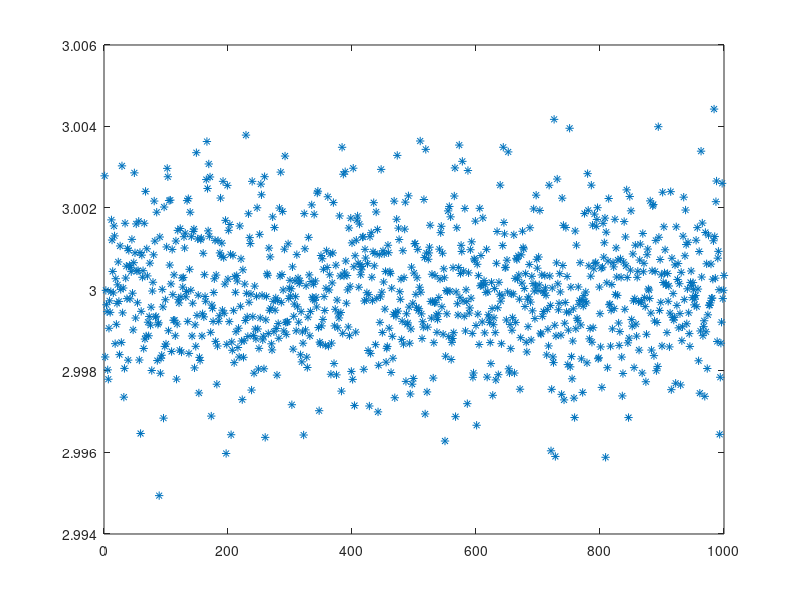

Write the MATLAB code that produced this figure. (Note: this script raises an error after producing the figure.)
%% Optimal Estimation - Homework 2 - Problem 3

clear
clc

%% Parts A & B

% Time Initialization
dt = 0.1;
t_end = 30;
t = 0:dt:t_end;
numSamps = length(t);

% Monte Carlo Initialization
numSims = 1000;

% Noise & Frequency Initialization
sigma = 0.3; % deg/s
var = sigma^2;
freq = 2;
omega = freq * (2 * pi) ; % rads/s

% Arbitrary Coefficient Initialization
a = 3;
b = 10;

% Least Squares Initialization
estSamps = 10; % # of samples used in estimate
R = var * eye(estSamps);

% Preallocation
r = zeros(numSamps,1); 
g = zeros(numSamps,1);
est = zeros(numSims,2);


for i = 1:numSims

    n = sigma * randn(numSamps,1);

    for k = 1:numSamps
       
        r(k) = 100 * sin(omega * t(k));
    
        g(k) = a * r(k) + b + n(k); % degs/s
    
    end

H = [r(1:estSamps) ones(estSamps,1)];
est(i,:) = (H' * H)^-1 * H' * g(1:estSamps);

P = (H' * R^-1 * H)^-1 ;
end

mean_est = mean(est);
std_est = std(est); % Monte Carlo Standard Deviation

std_a = sqrt(P(1,1)); % Theoretical Standard Deviation
std_b = sqrt(P(2,2));

figure
plot(1:numSims, est(:,1), '*')
hold on
yline(mean_est(1),'k','LineWidth',3)
yline(mean_est(1) + std_est(1),'r','LineWidth',3)
yline(mean_est(1) - std_est(1),'r','LineWidth',3)
title('Monte Carlo a Estimate (10 Samples)')
xlabel('Simulation #')
ylabel('Coefficient Estimate')

figure
plot(1:numSims, est(:,2), '*')
hold on
yline(mean_est(2),'k','LineWidth',3)
yline(mean_est(2) + std_est(2),'r','LineWidth',3)
yline(mean_est(2) - std_est(2),'r','LineWidth',3)
title('Monte Carlo b Estimate (10 Samples)')
xlabel('Simulation #')
ylabel('Coefficient Estimate')

clearvars

%% Part C

% Time Initialization
dt = 0.1;
t_end = 300;
t = 0:dt:t_end;
numSamps = length(t);

% Monte Carlo Initialization
numSims = 1000;

% Noise & Frequency Initialization
sigma = 0.3; % deg/s
var = sigma^2;
freq = 2;
omega = freq * (2 * pi) ; % rads/s

% Arbitrary Coefficient Initialization
a = 3;
b = 10;

% Least Squares Initialization
estSamps = 1000; % # of samples used in estimate
R = var * eye(estSamps);

% Preallocation
r = zeros(numSamps,1); 
g = zeros(numSamps,1);
est = zeros(numSims,2);


for i = 1:numSims

    n = sigma * randn(numSamps,1);

    for k = 1:numSamps
       
        r(k) = 100 * sin(omega * t(k));
    
        g(k) = a * r(k) + b + n(k); % degs/s
    
    end

H = [r(1:estSamps) ones(estSamps,1)];
est(i,:) = (H' * H)^-1 * H' * g(1:estSamps);

P = (H' * R^-1 * H)^-1 ;
end

mean_est = mean(est);
std_est = std(est); % Monte Carlo Standard Deviation

std_a = sqrt(P(1,1)); % Theoretical Standard Deviation
std_b = sqrt(P(2,2));

figure
plot(1:numSims, est(:,1), '*')
hold on
yline(mean_est(1),'k','LineWidth',3)
yline(mean_est(1) + std_est(1),'r','LineWidth',3)
yline(mean_est(1) - std_est(1),'r','LineWidth',3)
title('Monte Carlo a Estimate (1000 Samples)')
xlabel('Simulation #')
ylabel('Coefficient Estimate')

figure
plot(1:numSims, est(:,2), '*')
hold on
yline(mean_est(2),'k','LineWidth',3)
yline(mean_est(2) + std_est(2),'r','LineWidth',3)
yline(mean_est(2) - std_est(2),'r','LineWidth',3)
title('Monte Carlo b Estimate (1000 Samples)')
xlabel('Simulation #')
ylabel('Coefficient Estimate')

clearvars

%% Part D

% % Time Initialization
% dt = 0.1;
% t_end = 30;
% t = 0:dt:t_end;
% numSamps = length(t);
% 
% % Monte Carlo Initialization
% numSims = 1000;
% 
% % Noise & Frequency Initialization
% sigma = 0.3; % deg/s
% omega = 450; % degs/s
% 
% % Arbitrary Coefficient Initialization
% a = 3;
% b = 10;
% 
% % Least Squares Initialization
% estSamps = 10; % # of samples used in estimate
% 
% % Preallocation
% r = zeros(numSamps,1); 
% g = zeros(numSamps,1);
% est = zeros(numSims,2);
% 
% 
% for i = 1:numSims
% 
% 
%     for k = 1:numSamps
%        
%         r(k) = 100 * sind(omega * t(k));
%     
%         g(k) = a * r(k) + b + n(k);
% 
%         est = est + P * ( eye(2) + H' * P )^1 * (g(k) - H' * est);
% 
%         P = P - P * H * ( eye(2) + H' * P * H); %TODO: MODIFY FOR RLS ALGORITHIM
% 
%         
%     
%     end
% 
% end
% 
% mean_est = mean(est);
% std_est = std(est);
